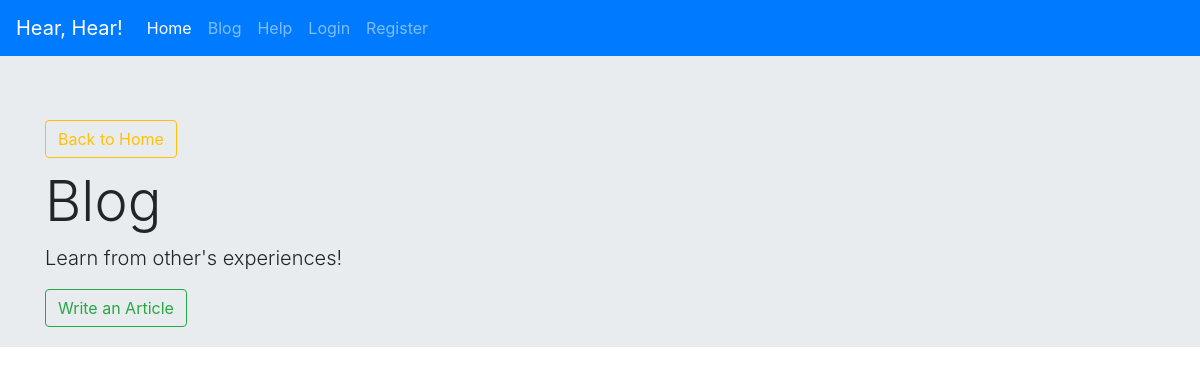
/blog/, run on an earlier commit of the app's database.
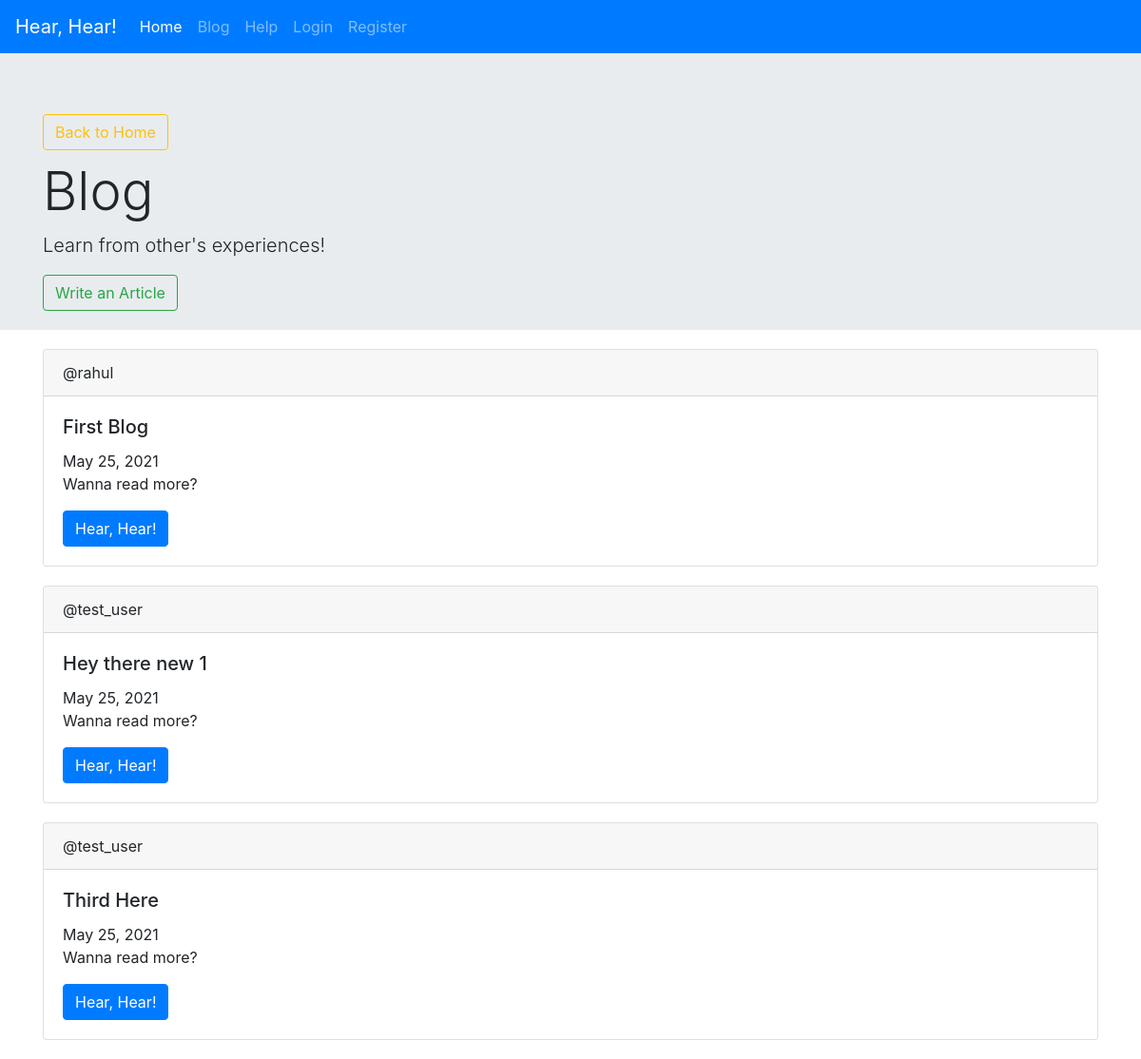
And on a later commit of the database.
### blog/models.py (models this page shows)
class BArticle(models.Model):
    title = models.CharField(max_length=100, blank=False)
    caption = models.CharField(max_length=100, default="Wanna read more?", blank=False)
    date_posted = models.DateField(default=timezone.now)
    content = models.TextField()
    owner = models.ForeignKey(User, on_delete=models.DO_NOTHING)

### blog/views.py (the view)
# urls.py: path('', views.index, name='debate-index'),
def index(request):
    articles = BArticle.objects.all().order_by('-date_posted')
    context = {
        "articles" : articles,
    }
    return render(request, "blog/index.html", context)

### blog/templates/blog/index.html
{% extends 'debate/layout.html' %}
{% load crispy_forms_tags %}
{% block body %}
    <div class="jumbotron jumbotron-fluid">
        <div class="container">
            <div class="back" style="margin-top: 0; margin-bottom: 10px;">
                <a href="{% url 'debate-index' %}" class="btn btn-outline-warning">Back to Home</a>
            </div>
        <h1 class="display-4">Blog</h1>
        <p class="lead">
            Learn from other's experiences!
        </p>
        <div class="create">
            <a href="{% url 'blog-create' %}" class="btn btn-outline-success">Write an Article</a>
        </div>
        </div>
    </div>
    <div class="container">
        {% for article in articles %}
            <div class="card" style="margin-bottom: 20px;">
                <div class="card-header">
                @{{article.owner.username}}
                </div>
                <div class="card-body">
                <h5 class="card-title">{{article.title}}</h5>
                <p class="card-text">
                    {{ article.date_posted }}
                    <br>
                    {{ article.caption }}
                </p>
                <a href="{% url 'blog-spec' article.id %}" class="btn btn-primary">Hear, Hear!</a>
                </div>
            </div>
        {% endfor %}
    </div>
{% endblock %}

### debate/templates/debate/layout.html (shortened to what this page needs)
{% load static %}
<!doctype html>
<html lang="en">
  <head>
    <link rel="stylesheet" href="https://maxcdn.bootstrapcdn.com/bootstrap/4.0.0/css/bootstrap.min.css">
    <link rel="stylesheet" href="{% static 'debate/main.css' %}">
  </head>
  <body>
    <nav class="navbar navbar-expand-lg navbar-dark bg-primary">
        <a class="navbar-brand" href="{% url 'debate-index' %}">Hear, Hear!</a>
        <div class="collapse navbar-collapse" id="navbarNav">
          <ul class="navbar-nav">
            <li class="nav-item active">
              <a class="nav-link" href="{% url 'debate-index' %}">Home <span class="sr-only">(current)</span></a>
            </li>
            <li class="nav-item">
              <a class="nav-link" href="{% url 'blog-home' %}">Blog</a>
            </li>
            <li class="nav-item">
                <a class="nav-link" href="{% url 'debate-help' %}">Help</a>
              </li>
            {% if user.is_authenticated %}
                <li class="nav-item">
                    <a class="nav-link" href="{% url 'user-logout' %}">Logout</a>
                </li>
                <li class="nav-item ml-auto">
                  <a class="nav-link" href="{% url 'user-profile' %}">@{{ user.username }}</a>
              </li>
            {% else %}
                <li class="nav-item">
                    <a class="nav-link" href="{% url 'user-login' %}">Login</a>
                </li>
                <li class="nav-item">
                    <a class="nav-link" href="{% url 'user-register' %}">Register</a>
                </li>
            {% endif %}
          </ul>
        </div>
      </nav>
      {% block body %}
      {% endblock %}
  </body>
</html>

### debate/static/debate/main.css (style rules this page uses)
.jumbotron { margin-top: 0; }
.jumbotron { margin-bottom: 20px; padding-bottom: 20px; }

What changed in the data, as far as the page shows it:
added BArticle: owner.username "rahul", title "First Blog", date_posted "May 25, 2021", caption "Wanna read more?"
added BArticle: owner.username "test_user", title "Hey there new 1", date_posted "May 25, 2021", caption "Wanna read more?"
added BArticle: owner.username "test_user", title "Third Here", date_posted "May 25, 2021", caption "Wanna read more?"
